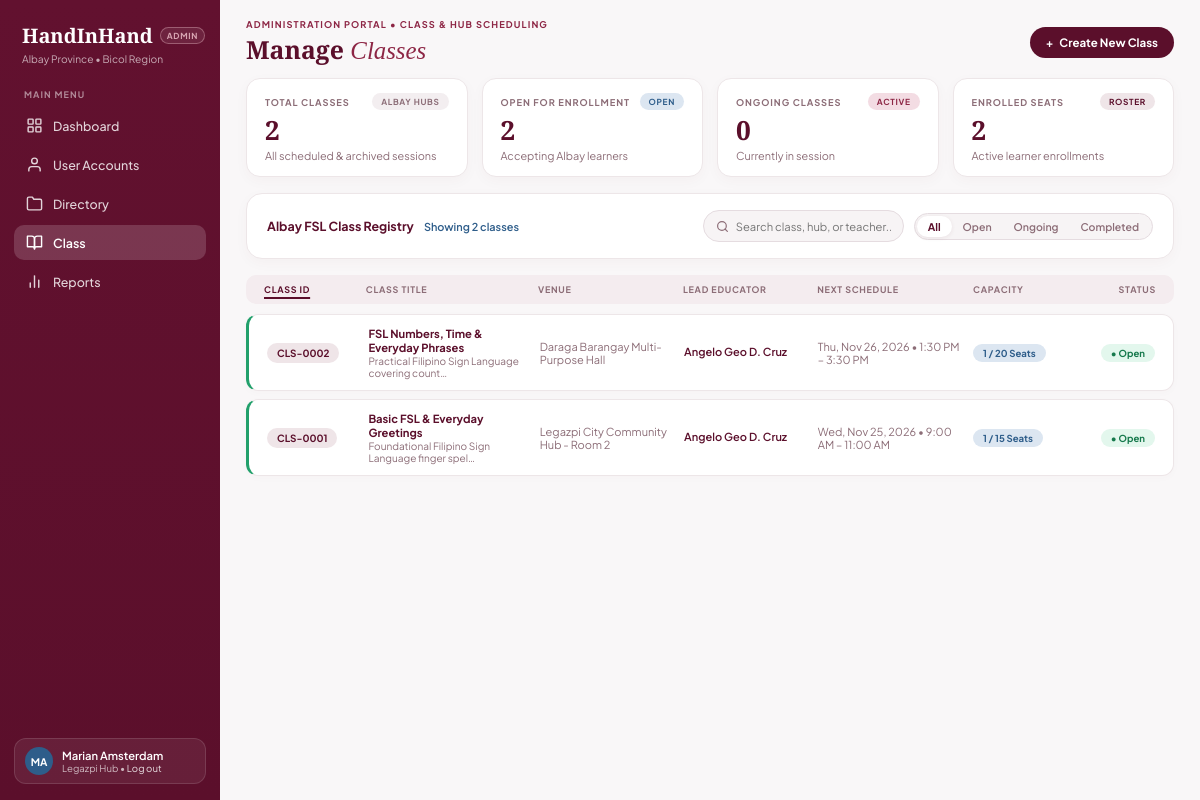
Screenshot of /admin_classes.php (signed in) with the database file from the repository.
### tables this page shows
CREATE TABLE `class` (
  `class_id` int(11) NOT NULL,
  `created_by` int(11) NOT NULL,
  `class_title` varchar(200) NOT NULL,
  `description` text DEFAULT NULL,
  `max_capacity` int(11) NOT NULL CHECK (`max_capacity` > 0),
  `current_enrolled` int(11) NOT NULL DEFAULT 0 CHECK (`current_enrolled` >= 0 and `current_enrolled` <= `max_capacity`),
  `status` enum('Draft','Open','Ongoing','Completed','Cancelled') NOT NULL DEFAULT 'Open',
  `created_at` timestamp NOT NULL DEFAULT current_timestamp()
);

### admin_classes.php (the view, shortened to what the rows shown need)
<?php
require_once __DIR__ . '/includes/db_connect.php';
$current_account_id = (int)($_SESSION['account_id'] ?? 0);
$coordinator_name   = 'Albay Coordinator';
$coordinator_hub    = 'Legazpi Hub';
if (isset($conn) && $conn instanceof mysqli) {
    try {
        if ($current_account_id > 0) {
            $stmt = $conn->prepare("SELECT first_name, last_name FROM administrators WHERE account_id = ? LIMIT 1");
            $stmt->bind_param('i', $current_account_id);
            $stmt->execute();
            $adm = $stmt->get_result()->fetch_assoc();
        } else {
            $res = $conn->query("SELECT account_id, first_name, last_name FROM administrators ORDER BY admin_id ASC LIMIT 1");
            $adm = $res ? $res->fetch_assoc() : null;
        }
        if (!empty($adm)) {
            $coordinator_name = trim(($adm['first_name'] ?? '') . ' ' . ($adm['last_name'] ?? '')) ?: $coordinator_name;
        }
    } catch (Throwable $e) {
    }
}
$name_parts = preg_split('/\s+/', trim($coordinator_name));
$initials   = strtoupper(substr($name_parts[0] ?? 'A', 0, 1) . substr($name_parts[1] ?? 'C', 0, 1));
$classes_list   = [];
if (isset($conn) && $conn instanceof mysqli) {
    try {
        $sql_classes = "
            SELECT c.*
            FROM class c
            ORDER BY c.class_id DESC
        ";
        $res = $conn->query($sql_classes);
        while ($c = $res->fetch_assoc()) {
            $cid = (int)$c['class_id'];
            $schedules = [];
            $s_stmt = $conn->prepare("
                SELECT schedule_id, session_date, start_time, end_time, venue, status, remarks
                FROM class_schedule
                WHERE class_id = ?
                ORDER BY session_date ASC, start_time ASC
            ");
            $s_stmt->bind_param('i', $cid);
            $s_stmt->execute();
            $s_res = $s_stmt->get_result();
            while ($sr = $s_res->fetch_assoc()) {
                $schedules[] = [
                    'schedule_id'   => (int)$sr['schedule_id'],
                    'session_date'  => $sr['session_date'],
                    'date_label'    => date('D, M j, Y', strtotime($sr['session_date'])),
                    'start_time'    => $sr['start_time'],
                    'end_time'      => $sr['end_time'],
                    'time_label'    => date('g:i A', strtotime($sr['start_time'])) . (!empty($sr['end_time']) ? ' – ' . date('g:i A', strtotime($sr['end_time'])) : ''),
                    'venue'         => $sr['venue'] ?? '',
                    'room_location' => $sr['venue'] ?? '',
                    'status'        => $sr['status'] ?? 'scheduled',
                    'remarks'       => $sr['remarks'] ?? ''
                ];
            }
            $assigned_teachers = [];
            $t_stmt = $conn->prepare("
                SELECT ct.teacher_id, ct.assigned_role, t.first_name, t.middle_name, t.last_name, t.specialization
                FROM class_teacher ct
                JOIN teachers t ON t.teacher_id = ct.teacher_id
                WHERE ct.class_id = ?
                ORDER BY FIELD(ct.assigned_role, 'Lead Instructor', 'Co-Teacher', 'Substitute'), t.last_name ASC
            ");
            if ($t_stmt) {
                $t_stmt->bind_param('i', $cid);
                $t_stmt->execute();
                $t_res = $t_stmt->get_result();
                while ($tr = $t_res->fetch_assoc()) {
                    $mid = !empty($tr['middle_name']) ? ' ' . strtoupper(substr(trim((string)$tr['middle_name']), 0, 1)) . '.' : '';
                    $assigned_teachers[] = [
                        'teacher_id'     => (int)$tr['teacher_id'],
                        'code'           => sprintf('TCH-%05d', (int)$tr['teacher_id']),
                        'full_name'      => trim($tr['first_name'] . $mid . ' ' . $tr['last_name']),
                        'role'           => $tr['assigned_role'] ?? 'Lead Instructor',
                        'specialization' => $tr['specialization'] ?? ''
                    ];
                }
            }
            $enrolled_learners = [];
            $e_stmt = $conn->prepare("
                SELECT ce.enrollment_id, ce.learner_id, ce.status, ce.enrollment_date,
                       r.full_name, r.hearing_status
                FROM class_enrollments ce
                JOIN vw_class_enrolled_rosters r ON r.class_id = ce.class_id AND r.learner_id = ce.learner_id
                WHERE ce.class_id = ? AND ce.status = 'enrolled'
                ORDER BY r.full_name ASC
            ");
            if ($e_stmt) {
                $e_stmt->bind_param('i', $cid);
                $e_stmt->execute();
                $e_res = $e_stmt->get_result();
                while ($er = $e_res->fetch_assoc()) {
                    $enrolled_learners[] = [
                        'enrollment_id'  => (int)$er['enrollment_id'],
                        'learner_id'     => (int)$er['learner_id'],
                        'code'           => sprintf('LRN-%05d', (int)$er['learner_id']),
                        'full_name'      => $er['full_name'],
                        'hearing_status' => $er['hearing_status'] ?? 'Unspecified',
                        'status'         => ucfirst(strtolower((string)($er['status'] ?? 'enrolled')))
                    ];
                }
            }
            $hub_label = !empty($schedules[0]['venue']) ? $schedules[0]['venue'] : 'TBA Venue';
            $raw_status = strtolower((string)($c['status'] ?? 'open'));
            $status_label = match ($raw_status) {
                'draft'     => 'Draft',
                'ongoing'   => 'Ongoing',
                'completed' => 'Completed',
                'cancelled' => 'Cancelled',
                default     => 'Open',
            };
            $lead_name = 'Unassigned';
            foreach ($assigned_teachers as $at) {
                if (stripos($at['role'], 'lead') !== false) {
                    $lead_name = $at['full_name'];
                    break;
                }
            }
            $classes_list[] = [
                'class_id'          => $cid,
                'code'              => sprintf('CLS-%04d', $cid),
                'title'             => $c['class_title'] ?? 'Untitled Class',
                'description'       => $c['description'] ?? '',
                'hub_label'         => $hub_label,
                'max_capacity'      => (int)($c['max_capacity'] ?? 20),
                'enrolled_count'    => (int)($c['current_enrolled'] ?? count($enrolled_learners)),
                'status'            => $status_label,
                'lead_teacher'      => $lead_name,
                'schedules'         => $schedules,
                'assigned_teachers' => $assigned_teachers,
                'enrolled_learners' => $enrolled_learners,
            ];
        }
    } catch (Throwable $e) {
        error_log("Classes query error: " . $e->getMessage());
    }
}
?>
<!DOCTYPE html>
<html lang="en">
<head>
    <link rel="stylesheet" href="assets/css/admin.css?v=7">
</head>
<body>
<div class="admin-layout">
    <aside class="sidebar" id="adminSidebar">
        <div class="sidebar-footer">
            <div class="coordinator-card">
                <div class="coord-avatar"><?php echo htmlspecialchars($initials); ?></div>
                <div class="coord-info">
                    <strong><?php echo htmlspecialchars($coordinator_name); ?></strong>
                    <span><?php echo htmlspecialchars($coordinator_hub); ?> &bull; <a href="actions/logout.php" class="logout-link">Log out</a></span>
                </div>
            </div>
        </div>
    </aside>
    <main class="main-content">
        <header class="page-header">
            <div class="header-titles">
                <h1 class="page-title">Manage <em>Classes</em></h1>
            </div>
        </header>
        <div class="dir-rows-stack" id="classesRowsStack">
            <?php if (empty($classes_list)): ?>
                <div class="empty-filter-state">
                    No FSL classes found in the database. Click <strong>+ Create New Class</strong> to schedule your first session.
                </div>
            <?php else: ?>
                <?php foreach ($classes_list as $cls): ?>
                    <?php
                        $next_sched = !empty($cls['schedules'])
                            ? $cls['schedules'][0]['date_label'] . ' • ' . $cls['schedules'][0]['time_label']
                            : 'No schedule set';
                        $status_badge = match ($cls['status']) {
                            'Open'      => 'status-active',
                            'Ongoing'   => 'pill-lrn',
                            'Completed' => 'pill-neutral',
                            default     => 'status-inactive',
                        };
                        $accent_class = in_array($cls['status'], ['Open', 'Ongoing'], true) ? 'accent-green' : 'accent-muted';
                        $payload_json = htmlspecialchars(json_encode($cls), ENT_QUOTES, 'UTF-8');
                    ?>
                    <article class="dir-row-card cls-grid-layout <?php echo $accent_class; ?>"
                             data-search="<?php echo htmlspecialchars(strtolower($cls['code'] . ' ' . $cls['title'] . ' ' . $cls['hub_label'] . ' ' . $cls['lead_teacher'])); ?>"
                             data-status="<?php echo htmlspecialchars($cls['status']); ?>"
                             data-class="<?php echo $payload_json; ?>">
                        <div>
                            <span class="dir-id-pill pill-adm"><?php echo htmlspecialchars($cls['code']); ?></span>
                        </div>
                        <div class="dir-contact-stack">
                            <strong><?php echo htmlspecialchars($cls['title']); ?></strong>
                            <span><?php echo htmlspecialchars(mb_strimwidth((string)$cls['description'], 0, 48, '…') ?: 'FSL Class'); ?></span>
                        </div>
                        <div class="dir-muted-text"><?php echo htmlspecialchars($cls['hub_label']); ?></div>
                        <div class="dir-spec-text"><?php echo htmlspecialchars($cls['lead_teacher']); ?></div>
                        <div class="dir-muted-text"><?php echo htmlspecialchars($next_sched); ?></div>
                        <div>
                            <span class="dir-class-pill pill-lrn">
                                <?php echo (int)$cls['enrolled_count']; ?> / <?php echo (int)$cls['max_capacity']; ?> Seats
                            </span>
                        </div>
                        <div class="align-right">
                            <span class="dir-status-badge <?php echo $status_badge; ?>">
                                &bull; <?php echo htmlspecialchars($cls['status']); ?>
                            </span>
                        </div>
                    </article>
                <?php endforeach; ?>
            <?php endif; ?>
        </div>
    </main>
</div>
</body>
</html>

### rows the page displays
class: code "CLS-0002", class_title "FSL Numbers, Time & Everyday Phrases", description "Practical Filipino Sign Language covering count…", hub_label "Daraga Barangay Multi-Purpose Hall", lead_teacher "Angelo Geo D. Cruz", next_sched "Thu, Nov 26, 2026 • 1:30 PM – 3:30 PM", enrolled_count "1", max_capacity "20", status "Open"
class: code "CLS-0001", class_title "Basic FSL & Everyday Greetings", description "Foundational Filipino Sign Language finger spel…", hub_label "Legazpi City Community Hub - Room 2", lead_teacher "Angelo Geo D. Cruz", next_sched "Wed, Nov 25, 2026 • 9:00 AM – 11:00 AM", enrolled_count "1", max_capacity "15", status "Open"

### other values shown
$initials "MA"
$coordinator_name "Marian Amsterdam"
$coordinator_hub "Legazpi Hub"
$total_classes "2"
$open_classes "2"
$ongoing_classes "0"
$total_enrollments "2"
